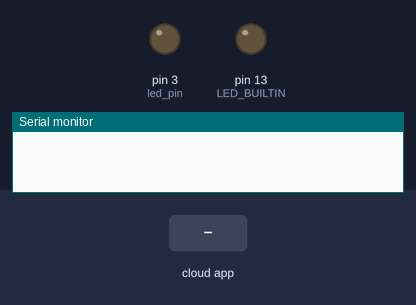
A program run on a simulated Arduino Uno, built with avr-gcc and run on an emulated ATmega328P. Parts: output pins drawn as LEDs (lit = HIGH), the last lines printed to the serial monitor. Dashed ring = blinking. The test bench sets the inputs (shaded band). The ROS host is connected and sends only what is stated.

Above: at 1.2 s.
1.3 s: the phone or cloud app sets led to blink
At 1.8 s:
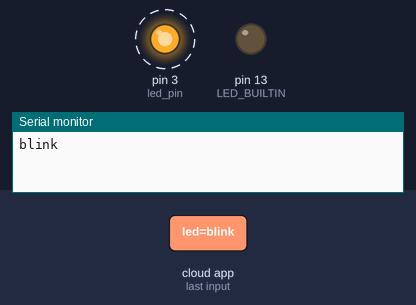
Timing chart, 0 to 10.3 s (numbered marks = the images above; inputs shaded):
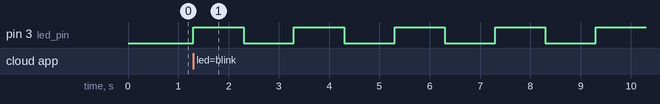

Measured:
- after the input at 1.3 s, pin 3 (led_pin): alternates HIGH for 1.0 s and LOW for 1.0 s, starting at once

The program:

main.cpp
```cpp
#include <Arduino.h>
#include <ros.h>
#include <std_msgs/String.h>


#define led_pin 3

ros::NodeHandle  nh;
std_msgs::String str_msg;
ros::Publisher chatter("odometry", &str_msg);

void messageCb( const std_msgs::String& msg){
  Serial.println(msg.data);
   const char* msgg=msg.data;
  if(!strcmp(msgg,"on")){
   digitalWrite(led_pin, HIGH);
   str_msg.data="ON ok :)";
  chatter.publish( &str_msg );
    }else
    if(!strcmp(msgg,"off")){
   digitalWrite(led_pin,LOW);
   str_msg.data="OFF ok :(";
  chatter.publish( &str_msg );
    }else
    if(strcmp(msgg,"blink")==0){
   for(int i=0;i<10;i++){
    digitalWrite(led_pin, HIGH);
    delay(1000);
    digitalWrite(led_pin, LOW);
    delay(1000);
    }}
    else{
     for(int i=0;i<5;i++){
    digitalWrite(led_pin, HIGH);
    delay(1000);
    digitalWrite(led_pin, LOW);
    delay(1000);
    }
      }


}


ros::Subscriber<std_msgs::String> sub("led", &messageCb );


void setup()
{
  Serial.begin(57600);
  pinMode(LED_BUILTIN, OUTPUT);
  pinMode(led_pin, OUTPUT);
  nh.initNode();
  nh.subscribe(sub);
  nh.advertise(chatter);

}

void loop()
{

  nh.spinOnce();
  delay(1);
}
```
